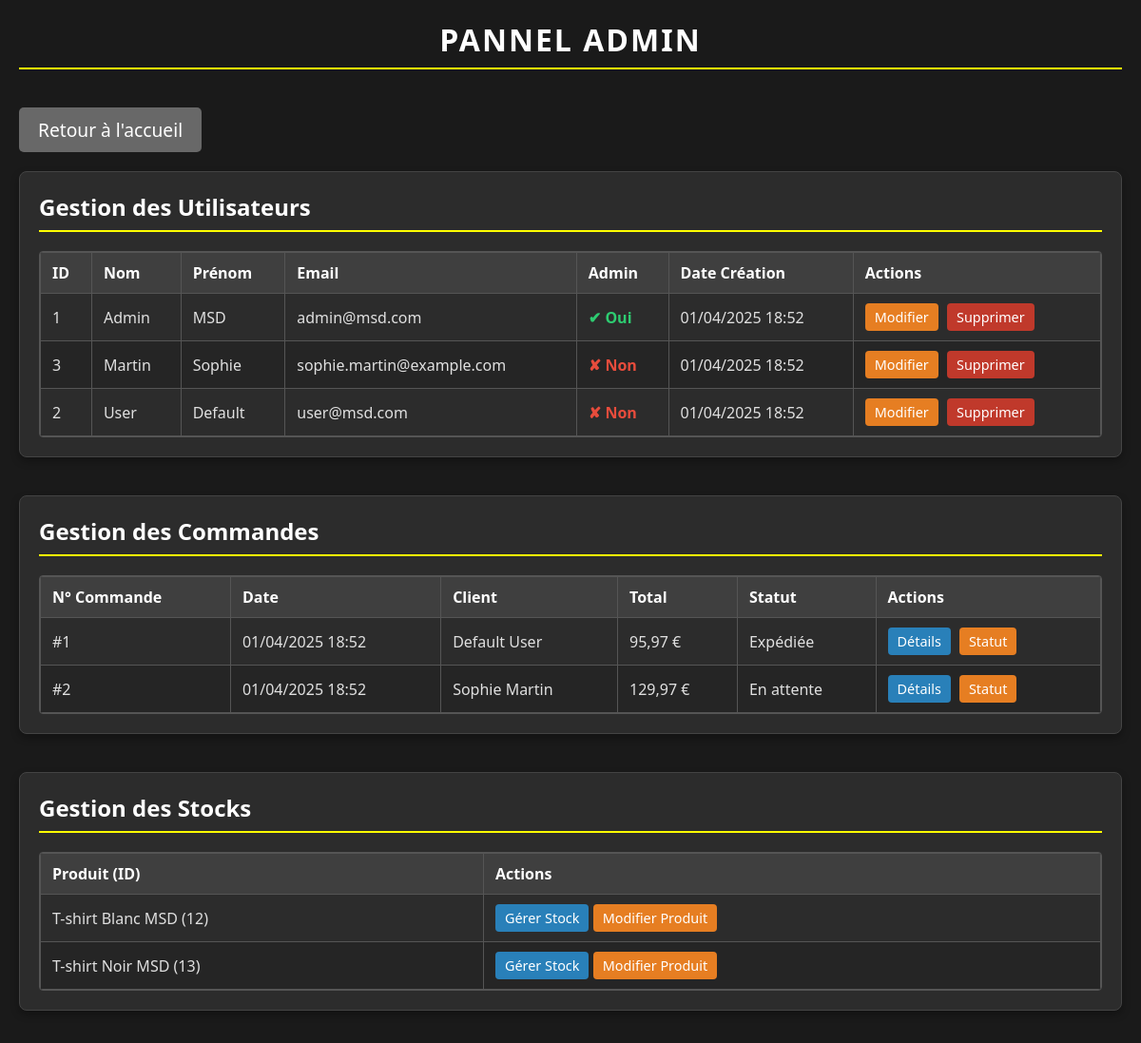
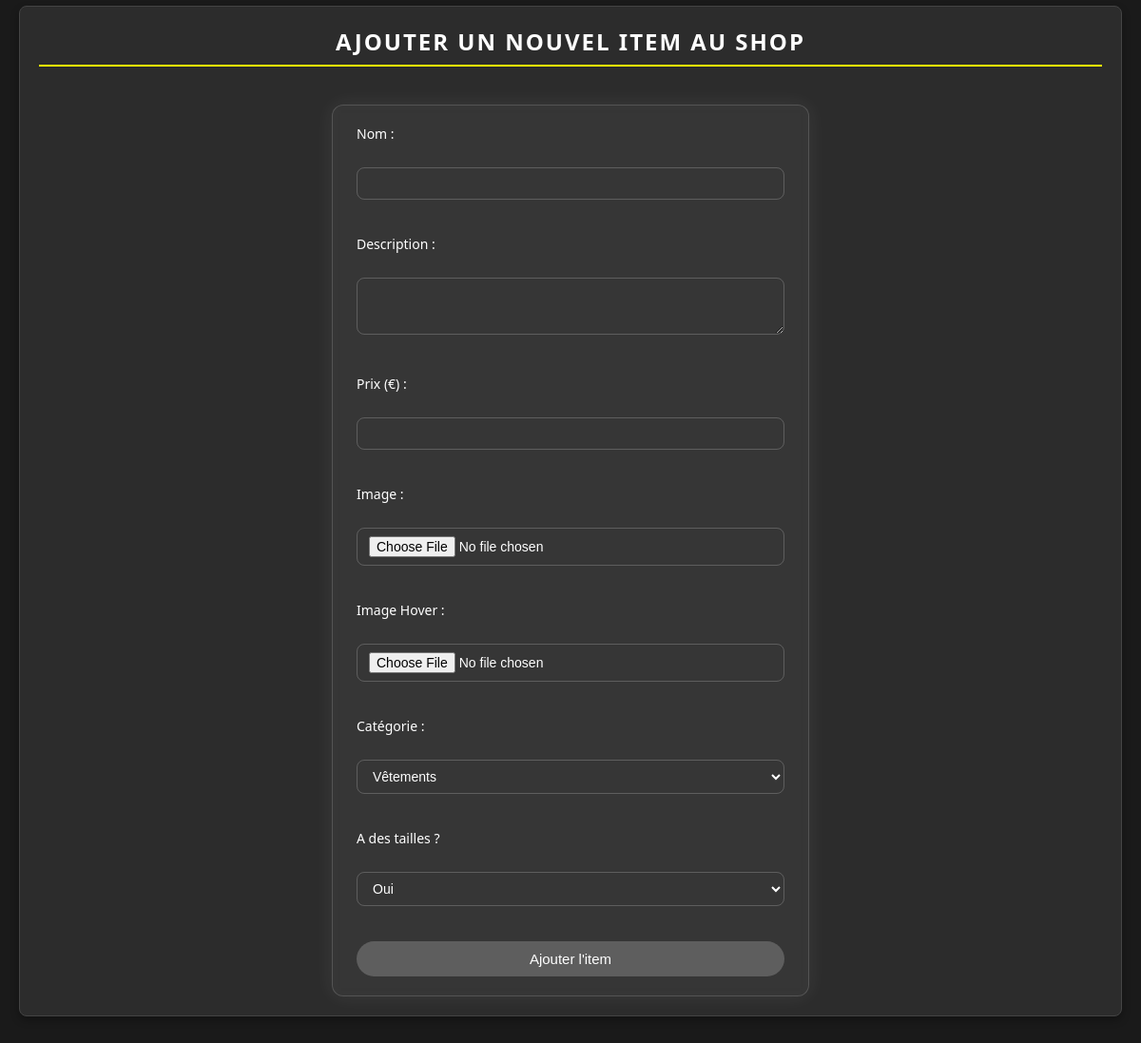
The app's page /pages/admin.php (signed in) with its own data (2 pictures, top to bottom).
### tables this page shows
CREATE TABLE `utilisateurs` (
  `id` int(11) NOT NULL,
  `nom` varchar(100) NOT NULL,
  `prenom` varchar(100) NOT NULL,
  `email` varchar(150) NOT NULL,
  `password` varchar(255) NOT NULL,
  `authentifie` tinyint(1) DEFAULT '0',
  `admin` tinyint(1) DEFAULT '0',
  `date_creation` datetime DEFAULT CURRENT_TIMESTAMP,
  `remember_token` varchar(255) DEFAULT NULL
);

CREATE TABLE `commandes` (
  `id` int(11) NOT NULL,
  `utilisateur_id` int(11) NOT NULL,
  `date_commande` datetime DEFAULT CURRENT_TIMESTAMP,
  `prix_total` decimal(10,2) NOT NULL,
  `statut` varchar(50) DEFAULT 'En attente'
);

CREATE TABLE `stock_produits` (
  `id` int(11) NOT NULL,
  `produit_id` int(11) NOT NULL,
  `taille_id` int(11) NOT NULL,
  `quantite` int(11) NOT NULL DEFAULT '0'
);

CREATE TABLE `produits` (
  `id` int(11) NOT NULL,
  `nom` varchar(150) NOT NULL,
  `description` text,
  `prix` decimal(10,2) NOT NULL,
  `image` varchar(255) DEFAULT NULL,
  `image_hover` varchar(255) DEFAULT NULL,
  `categorie_id` int(11) NOT NULL,
  `a_des_tailles` tinyint(1) DEFAULT '0'
);

### pages/admin.php (the view, shortened to what this page needs)
<?php
require_once '../traitements/db.php';
try {
    $stmt_users = $conn->query("SELECT id, nom, prenom, email, admin, date_creation FROM utilisateurs ORDER BY nom, prenom");
    $users = $stmt_users->fetchAll(PDO::FETCH_ASSOC);
} catch (\PDOException $e) {
    $error_users = "Erreur lors de la récupération des utilisateurs: " . $e->getMessage();
    $users = [];
}
try {
    $stmt_orders = $conn->query("
        SELECT c.id, c.date_commande, c.prix_total, c.statut, u.nom AS user_nom, u.prenom AS user_prenom
        FROM commandes c
        JOIN utilisateurs u ON c.utilisateur_id = u.id
        ORDER BY c.date_commande DESC
    ");
    $orders = $stmt_orders->fetchAll(PDO::FETCH_ASSOC);
} catch (\PDOException $e) {
    $error_orders = "Erreur lors de la récupération des commandes: " . $e->getMessage();
    $orders = [];
}
try {
    $stmt_stock = $conn->query("
        SELECT sp.id, p.nom AS produit_nom, t.nom AS taille_nom, sp.quantite, p.id as produit_id, t.id as taille_id
        FROM stock_produits sp
        JOIN produits p ON sp.produit_id = p.id
        JOIN tailles t ON sp.taille_id = t.id
        ORDER BY p.nom, t.id
    ");
    $stock = $stmt_stock->fetchAll(PDO::FETCH_ASSOC);
} catch (\PDOException $e) {
    $error_stock = "Erreur lors de la récupération des stocks: " . $e->getMessage();
    $stock = [];
}
$products_with_stock = [];
if (isset($stock) && is_array($stock)) {
    foreach ($stock as $item) {
        $product_id = $item['produit_id'];
        if (!isset($products_with_stock[$product_id])) {
            $products_with_stock[$product_id] = [
                'produit_nom' => $item['produit_nom'],
                'produit_id' => $item['produit_id'],
                'stock_details' => []
            ];
        }
        $products_with_stock[$product_id]['stock_details'][] = [
            'stock_id' => $item['id'],
            'taille_id' => $item['taille_id'],
            'taille_nom' => $item['taille_nom'],
            'quantite' => $item['quantite']
        ];
    }
}
?>
<!DOCTYPE html>
<html lang="fr">
<head>
    <link rel="stylesheet" href="../style/admin.css">
</head>
<body>
    <h1>PANNEL ADMIN</h1>
    <a href="./accueil.php" style="text-decoration:none; color: #FFF; margin: 0; padding: 10px 20px; background-color:rgba(117, 117, 117, 0.87); border-radius: 5px; font-size: 1.2em; display: inline-block; margin-bottom: 20px;">Retour à l'accueil</a>
    <section id="users">
        <h2>Gestion des Utilisateurs</h2>
        <div class="scrollable-table-container">
            <table>
                <thead>
                    <tr>
                        <th>ID</th>
                        <th>Nom</th>
                        <th>Prénom</th>
                        <th>Email</th>
                        <th>Admin</th>
                        <th>Date Création</th>
                        <th>Actions</th>
                    </tr>
                </thead>
                <tbody>
                    <?php foreach ($users as $user): ?>
                    <tr>
                        <td><?php echo htmlspecialchars($user['id']); ?></td>
                        <td><?php echo htmlspecialchars($user['nom']); ?></td>
                        <td><?php echo htmlspecialchars($user['prenom']); ?></td>
                        <td><?php echo htmlspecialchars($user['email']); ?></td>
                        <td>
                            <?php if ($user['admin']): ?>
                                <span class="status-admin" title="Administrateur">✔ Oui</span>
                            <?php else: ?>
                                <span class="status-not-admin" title="Utilisateur standard">✘ Non</span>
                            <?php endif; ?>
                        </td>
                        <td><?php echo htmlspecialchars(date('d/m/Y H:i', strtotime($user['date_creation']))); ?></td>
                        <td class="actions">
                            <a href="../traitements/mod_utilisateur.php?id=<?php echo $user['id']; ?>" class="edit">Modifier</a>
                            <a href="../traitements/supr_utilisateur.php?id=<?php echo $user['id']; ?>" class="delete" onclick="return confirm('Êtes-vous sûr de vouloir supprimer cet utilisateur ?\nNom: <?php echo htmlspecialchars(addslashes($user['prenom'] . ' ' . $user['nom'])); ?>');">Supprimer</a>
                        </td>
                    </tr>
                    <?php endforeach; ?>
                </tbody>
            </table>
        </div>
    </section>
    <section id="orders">
        <h2>Gestion des Commandes</h2>
        <div class="scrollable-table-container">
            <table>
                <thead>
                    <tr>
                        <th>N° Commande</th>
                        <th>Date</th>
                        <th>Client</th>
                        <th>Total</th>
                        <th>Statut</th>
                        <th>Actions</th>
                    </tr>
                </thead>
                <tbody>
                    <?php foreach ($orders as $order): ?>
                    <tr>
                        <td>#<?php echo htmlspecialchars($order['id']); ?></td>
                        <td><?php echo htmlspecialchars(date('d/m/Y H:i', strtotime($order['date_commande']))); ?></td>
                        <td><?php echo htmlspecialchars($order['user_prenom'] . ' ' . $order['user_nom']); ?></td>
                        <td><?php echo htmlspecialchars(number_format($order['prix_total'], 2, ',', ' ')); ?> €</td>
                        <td><?php echo htmlspecialchars($order['statut']); ?></td>
                        <td class="actions">
                            <a href="view_order.php?id=<?php echo $order['id']; ?>" class="view">Détails</a>
                            <a href="edit_order.php?id=<?php echo $order['id']; ?>" class="edit">Statut</a>
                        </td>
                    </tr>
                    <?php endforeach; ?>
                </tbody>
            </table>
        </div>
    </section>
    <section id="stock">
        <h2>Gestion des Stocks</h2>
        <div class="scrollable-table-container">
            <table>
                <thead>
                    <tr>
                        <th>Produit (ID)</th>
                        <th>Actions</th>
                    </tr>
                </thead>
                <tbody>
                    <?php foreach ($products_with_stock as $product_id => $product_info): ?>
                    <tr>
                        <td><?php echo htmlspecialchars($product_info['produit_nom']); ?> (<?php echo htmlspecialchars($product_id); ?>)</td>
                        <td class="actions">
                            <label for="modal-toggle-<?php echo $product_id; ?>" class="actions view">Gérer Stock</label>
                            <a href="edit_product.php?id=<?php echo $product_id; ?>" class="actions edit">Modifier Produit</a>
                        </td>
                    </tr>
                    <?php endforeach; ?>
                </tbody>
            </table>
        </div>
    </section>
    <section id="ajouter_item">
        <h1>Ajouter un nouvel item au shop</h1>
        <form action="../traitements/traitement_ajouter_item.php" method="POST" enctype="multipart/form-data">
            <label for="nom">Nom :</label><br>
            <input type="text" id="nom" name="nom" required><br><br>
            <label for="description">Description :</label><br>
            <textarea id="description" name="description" required></textarea><br><br>
            <label for="prix">Prix (€) :</label><br>
            <input type="number" step="0.01" id="prix" name="prix" required><br><br>
            <label for="image">Image :</label><br>
            <input type="file" id="image" name="image" accept="image/*"><br><br>
            <label for="image_hover">Image Hover :</label><br>
            <input type="file" id="image_hover" name="image_hover" accept="image/*"><br><br>
            <label for="categorie_id">Catégorie :</label><br>
            <select id="categorie_id" name="categorie_id" required>
                <option value="1">Vêtements</option>
            </select><br><br>
            <label for="a_des_tailles">A des tailles ?</label><br>
            <select id="a_des_tailles" name="a_des_tailles" required>
                <option value="1">Oui</option>
            </select><br><br>
            <button type="submit" name="Envoyer">Ajouter l'item</button>
        </form>
    </section>
</body>
</html>

### style/admin.css (style rules this page uses)
body { font-family: "Segoe UI", Tahoma, Geneva, Verdana, sans-serif; margin: 0; padding: 20px; background-color: #1a1a1a; color: #e0e0e0; }
h1, h2 { color: #ffffff; border-bottom: 2px solid yellow; padding-bottom: 8px; margin-top: 0; margin-bottom: 20px; }
h1 { text-align: center; text-transform: uppercase; letter-spacing: 2px; margin-bottom: 40px; }
section { margin-bottom: 40px; padding: 20px; border: 1px solid #444; border-radius: 8px; background-color: #2c2c2c; box-shadow: 0 4px 8px rgba(0, 0, 0, 0.3); }
.scrollable-table-container { max-height: 350px; overflow-y: auto; border: 1px solid #555; border-radius: 4px; margin-top: 15px; }
.scrollable-table-container { scrollbar-width: thin; scrollbar-color: yellow #333; }
table { width: 100%; border-collapse: collapse; }
th, td { border: 1px solid #555; padding: 10px 12px; text-align: left; color: #e0e0e0; vertical-align: middle; }
th { background-color: #3f3f3f; color: #ffffff; position: sticky; top: 0; z-index: 1; }
tr:nth-child(even) { background-color: #252525; }
.actions a, .actions button { margin-right: 5px; text-decoration: none; padding: 5px 10px; border-radius: 4px; font-size: 0.9em; cursor: pointer; transition: background-color 0.2s ease, transform 0.1s ease; display: inline-block; border: none; color: white; }
.actions .edit { background-color: #e67e22; }
.actions .delete { background-color: #c0392b; }
.actions .view { background-color: #2980b9; }
td span.status-admin { color: #2ecc71; font-weight: bold; }
td span.status-not-admin { color: #e74c3c; font-weight: bold; }
label.actions.view { cursor: pointer; display: inline-block; background-color: #2980b9; color: white; padding: 5px 10px; border-radius: 4px; font-size: 0.9em; transition: background-color 0.2s ease, transform 0.1s ease; }
#ajouter_item { justify-content: center; align-items: center; padding: 20px; width: 100%; min-height: 100vh; box-sizing: border-box; }
#ajouter_item form { width: 100%; max-width: 450px; background-color: rgba(255, 255, 255, 0.05); border: 1.5px solid rgba(255, 255, 255, 0.15); backdrop-filter: blur(4px); border-radius: 12px; padding: 20px 25px; box-shadow: 0 0 20px rgba(255, 255, 255, 0.08); margin: 0 auto; display: block; }
#ajouter_item label { display: block; margin-bottom: 4px; font-size: 14px; color: white; }
#ajouter_item input[type="text"], #ajouter_item input[type="number"], #ajouter_item input[type="file"], #ajouter_item select, #ajouter_item textarea { width: 100%; padding: 8px 12px; margin-bottom: 15px; background-color: transparent; border: 1.5px solid rgba(255, 255, 255, 0.2); border-radius: 8px; color: white; font-size: 14px; outline: none; box-sizing: border-box; }
#ajouter_item textarea { resize: vertical; min-height: 60px; }
#ajouter_item button { width: 100%; padding: 10px; background-color: rgba(255, 255, 255, 0.2); border: none; border-radius: 30px; color: white; font-size: 15px; cursor: pointer; transition: background-color 0.3s ease; }

### records on screen
utilisateurs: id "1", nom "Admin", prenom "MSD", email "admin@msd.com", admin "✔ Oui", date_creation "01/04/2025 18:52"
utilisateurs: id "3", nom "Martin", prenom "Sophie", email "sophie.martin@example.com", admin "✘ Non", date_creation "01/04/2025 18:52"
utilisateurs: id "2", nom "User", prenom "Default", email "user@msd.com", admin "✘ Non", date_creation "01/04/2025 18:52"
commandes: id "1", date_commande "01/04/2025 18:52", utilisateur.nom "Default User", prix_total "95,97", statut "Expédiée"
commandes: id "2", date_commande "01/04/2025 18:52", utilisateur.nom "Sophie Martin", prix_total "129,97", statut "En attente"
stock_produits: produit_nom "T-shirt Noir MSD", produit "13"

### other values on screen
$product_info['produit_nom'] "T-shirt Blanc MSD"
$product_id "12"
